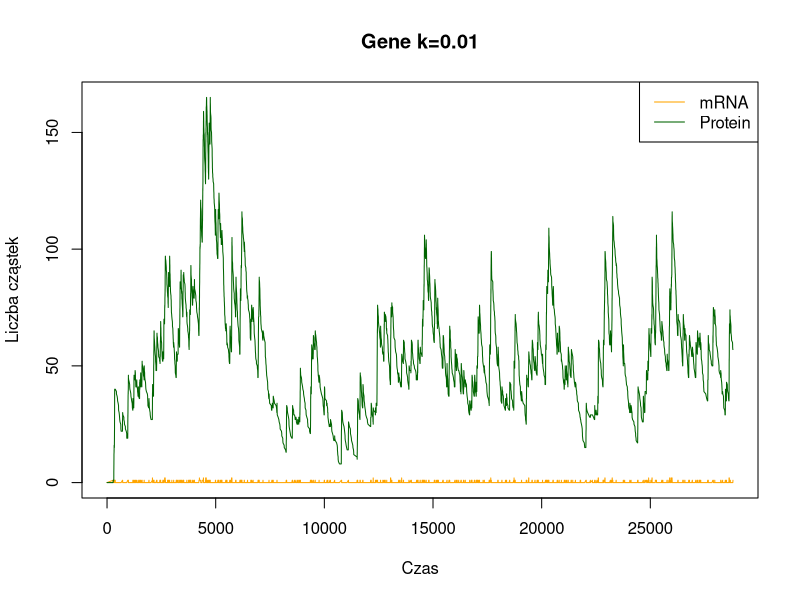
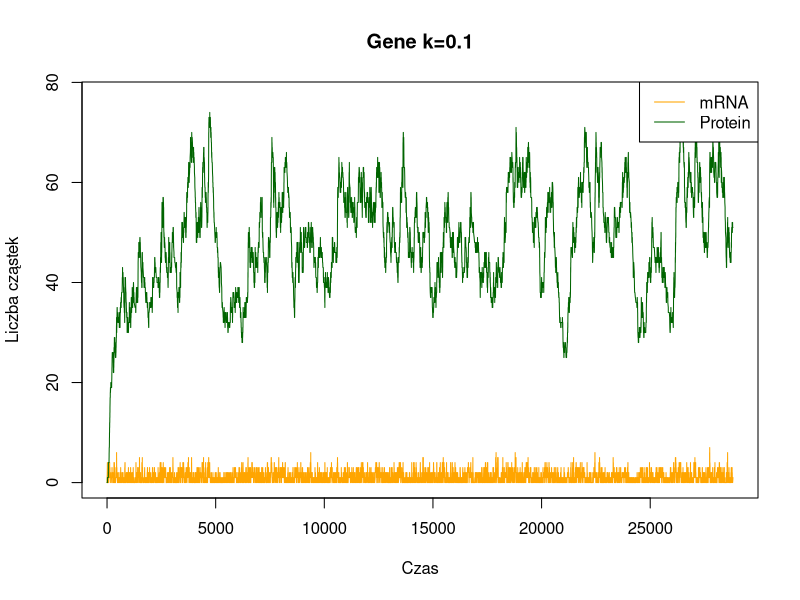
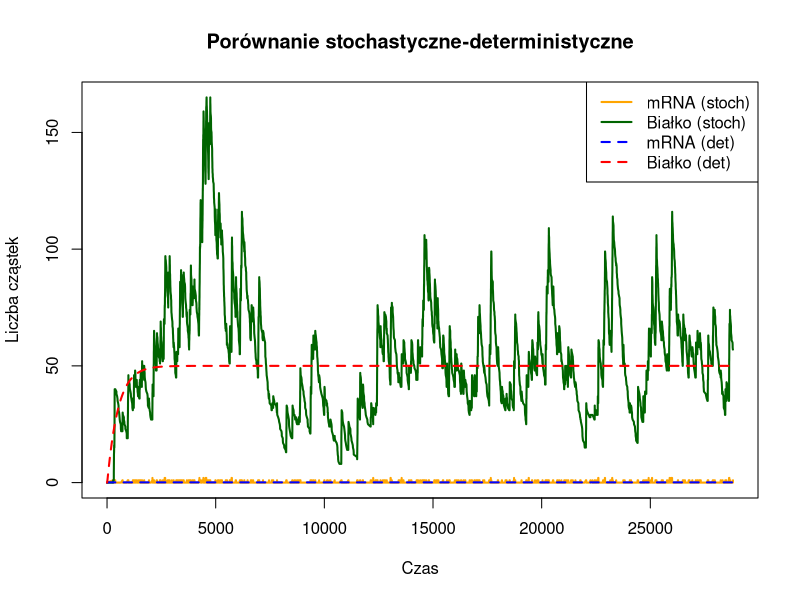
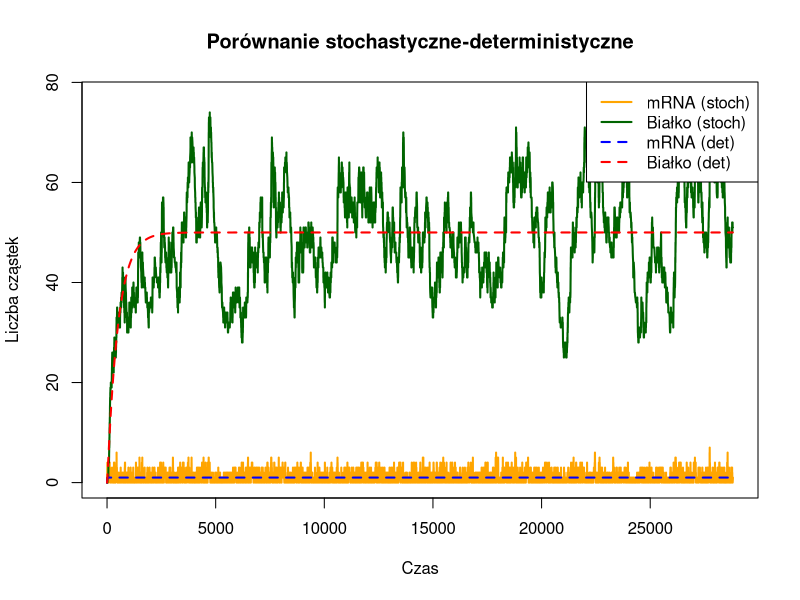

Recreate these plots in R, in order.
## ---- chunk 1
library("deSolve")
## ---- chunk 2
stoch_gene <- function(k_r, gamma_r, k_p, gamma_p, m0, p0, t_max){   
  times <- 0   
  m_vec  <- m0  
  p_vec  <- p0   
  
  t_now <- 0
  
  while(t_now < t_max){     
    
    m <- tail(m_vec, 1)     
    p <- tail(p_vec, 1) 
    
    v1 <- k_r     
    v2 <- gamma_r * m     
    v3 <- k_p    * m     
    v4 <- gamma_p * p          
    h <- v1 + v2 + v3 + v4     
    
    if(h == 0) break 
    
    r1 <- runif(1); 
    r2 <- runif(1)     
    tau <- -log(r1) / h
    
    cum_v <- cumsum(c(v1, v2, v3, v4)) / h
    j <- which(r2 <= cum_v)[1]
    
    t_now <- t_now + tau
    
    if (j == 1) m_new <- m + 1     
    else if (j == 2) m_new <- m - 1     
    else m_new <- m  
    
    if (j == 3) p_new <- p + 1     
    else if (j == 4) p_new <- p - 1     
    else p_new <- p  
    
    times <- c(times, t_now)     
    m_vec  <- c(m_vec,  m_new)     
    p_vec  <- c(p_vec,  p_new)   }      
  
  return(list(times = times, m = m_vec, p = p_vec)) } 

t_max <- 8*3600 
gene_1 <- stoch_gene(k_r= 0.01, gamma_r = 0.1, k_p = 1, gamma_p = 0.002, m0= 0, p0 = 0, t_max)    
gene_2 <- stoch_gene(k_r = 0.1, gamma_r = 0.1, k_p = 0.1, gamma_p = 0.002, m0= 0, p0 = 0, t_max)  
## ---- chunk 3
plot(gene_1$times, gene_1$m,       
     type = "l", col = "orange",       
     xlab = "Czas", ylab = "Liczba cząstek",      
     main = "Gene k=0.01",      
     ylim = c(0, max(c(gene_1$m, gene_1$p)))) 
lines(gene_1$times, gene_1$p, col = "darkgreen")  
legend("topright",         
       legend = c("mRNA", "Protein"),
       col = c("orange", "darkgreen"),         
       lty = 1)
## ---- chunk 4
plot(gene_2$times, gene_2$m,       
     type = "l", col = "orange",       
     xlab = "Czas", ylab = "Liczba cząstek",      
     main = "Gene k=0.1",      
     ylim = c(0, max(c(gene_2$m, gene_2$p)))) 
lines(gene_2$times, gene_2$p, col = "darkgreen")  
legend("topright",         
       legend = c("mRNA", "Protein"),     
       col = c("orange", "darkgreen"),lty = 1)
## ---- chunk 5

gene_det <- function(t, y, parameters){   
  k_r <- parameters[1]   
  k_p <- parameters[2]   
  gamma_r <- parameters[3]   
  gamma_p <- parameters[4]      
  
  m <- y[1]   
  p <- y[2]      
  
  dm <- k_r - gamma_r*m   
  dp <- k_p*m - gamma_p*p      
  
  list(c(dm, dp)) }
## ---- chunk 6
parameters_gene_1 <- c(k_r = 0.01, kp = 1, gamma_r = 0.1, gamma_p = 0.002) 
parameters_gene_2 <- c(k_r = 0.1, kp = 0.1, gamma_r = 0.1, gamma_p = 0.002) 

inits_gen <- c(m=0, p=0) 

times <- seq(0, 8*3600, by = 10)  

gen1 <- as.data.frame(ode(   y = inits_gen,   times = times,   func = gene_det,   parms = parameters_gene_1 )) 

gen2 <- as.data.frame(ode(   y = inits_gen,   times = times,   func = gene_det,   parms = parameters_gene_2 ))
## ---- chunk 7
plot(gene_1$times, gene_1$m,       
     type = "l",col = "orange",
     xlab = "Czas", ylab = "Liczba cząstek",      
     main = "Porównanie stochastyczne-deterministyczne",      
     ylim = c(0, max(c(gene_1$p, gen1$p ))),lwd = 2) 
lines(gene_1$times, gene_1$p, col = "darkgreen", lwd = 2) 
lines(gen1$time, gen1$m, col = "blue", lty = 2, lwd = 2) 
lines(gen1$time, gen1$p, col = "red", lty = 2, lwd = 2) 
legend("topright",         
       legend = c("mRNA (stoch)", "Białko (stoch)", "mRNA (det)", "Białko (det)"),        col = c( "orange", "darkgreen","blue", "red"),         lty = c(1, 1, 2, 2),        lwd = 2)
## ---- chunk 8
plot(gene_2$times, gene_2$m,       
     type = "l",col = "orange",
     xlab = "Czas", ylab = "Liczba cząstek",      
     main = "Porównanie stochastyczne-deterministyczne",      
     ylim = c(0, max(c(gene_2$p, gen2$p ))),lwd = 2) 
lines(gene_2$times, gene_2$p, col = "darkgreen", lwd = 2) 
lines(gen2$time, gen2$m, col = "blue", lty = 2, lwd = 2) 
lines(gen2$time, gen2$p, col = "red", lty = 2, lwd = 2) 
legend("topright",         
       legend = c("mRNA (stoch)", "Białko (stoch)", "mRNA (det)", "Białko (det)"),  
       col = c("orange", "darkgreen", "blue", "red"),         
       lty = c(1, 1, 2, 2), lwd = 2)
